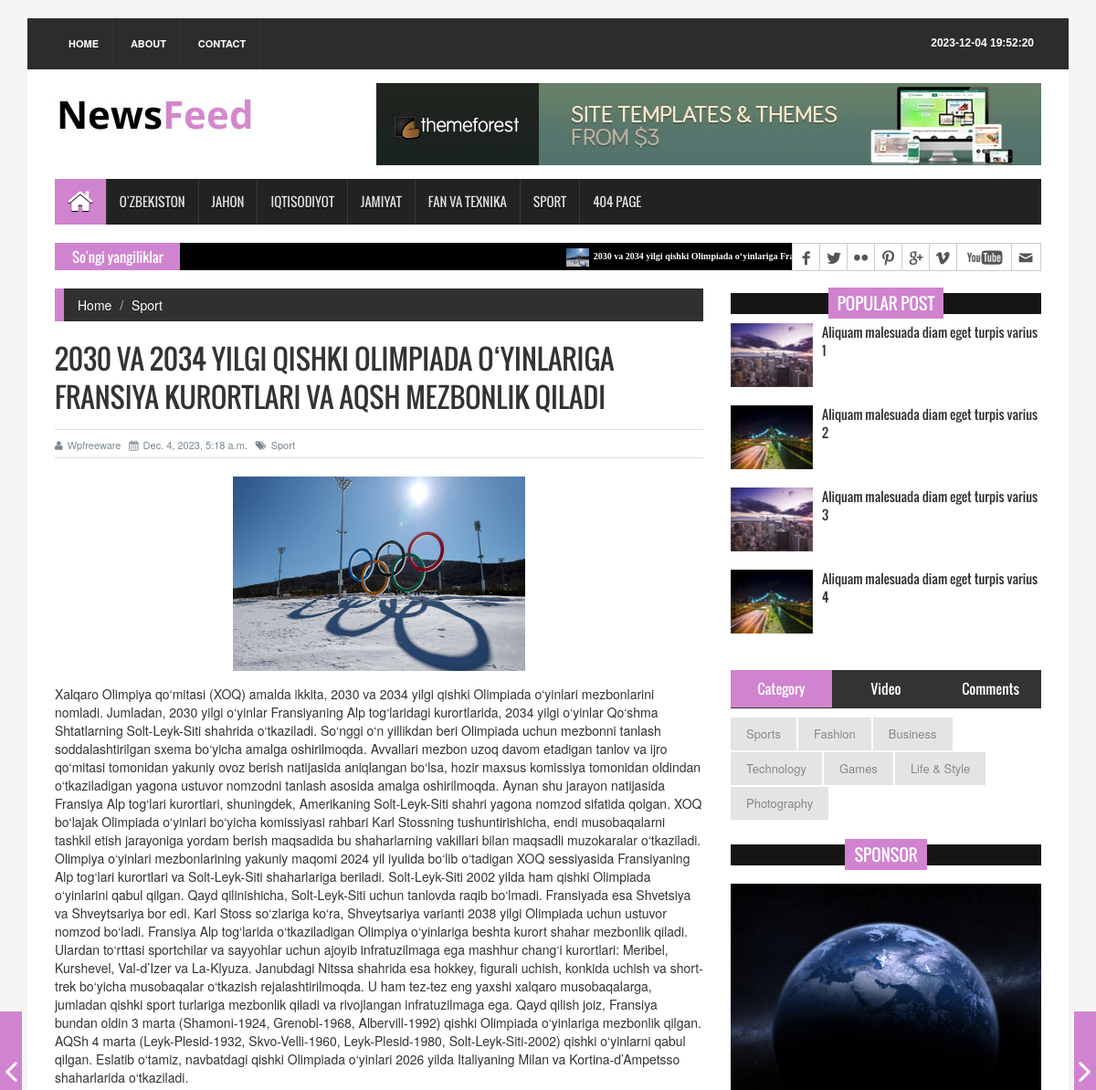
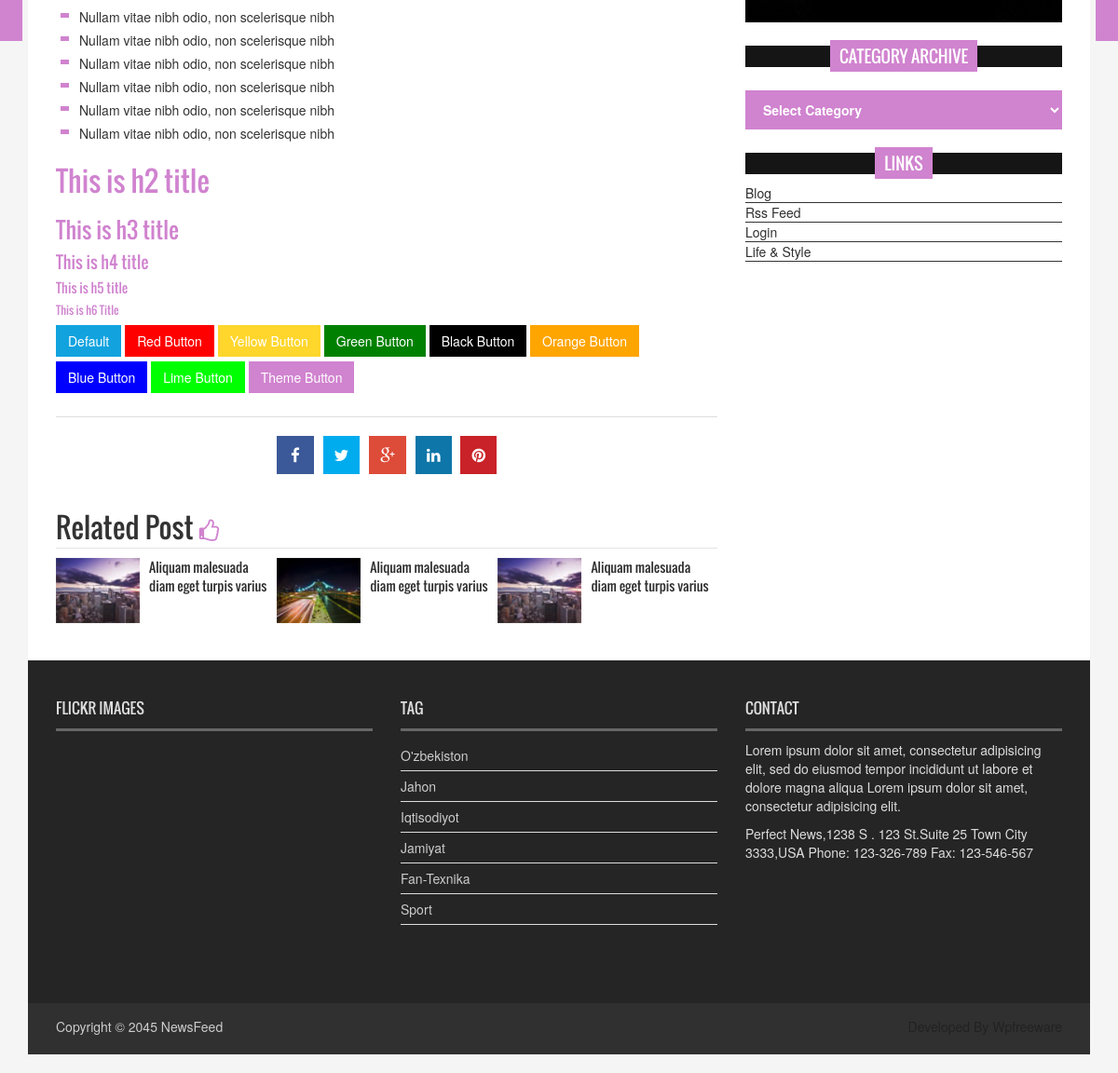
Screenshot of /2030-va-2034-yilgi-qishki-olimpiada-oyinlariga-fransiya-kurortlari-va-aqsh-mezbonlik-qiladi/ with the database file from the repository (2 pictures, top to bottom).
### news_app/models.py (models this page shows, shortened)
class News(models.Model):
    class Status(models.TextChoices):
        Draft = "DF", "Draft"
        Published = "PB", "Published"
    title = models.CharField(max_length=250)
    slug = models.SlugField(max_length=250)
    body = models.TextField()
    image = models.ImageField(upload_to='news/images')
    category = models.ForeignKey(Category, on_delete=models.CASCADE)
    published_time = models.DateTimeField(default=timezone.now)
    created_time = models.DateTimeField(auto_now_add=True)
    updated_time = models.DateTimeField(auto_now=True)
    status = models.CharField(max_length=2, choices=Status.choices,
                              default=Status.Draft)
    objects = models.Manager()
    published = PubManager()
    class Meta:
        ordering = ['-published_time']

class Category(models.Model):
    name = models.CharField(max_length=150)
    def __str__(self):
        return self.name

### news_app/views.py (the view)
# urls.py: path("<slug:news>/", news_detail, name="news_detail_page"),
def news_detail(request, news):
    news = get_object_or_404(News, slug=news, status=News.Status.Published)
    context = {
        "news": news,
    }
    return render(request, 'news/single_page.html', context)

### news_app/context_processor.py (called while the page is built)
def latest_news(request):
    latest_news = News.published.all().order_by('-published_time')
    categories = Category.objects.all()
    context = {
        'latest_news': latest_news,
        'categories': categories
    }
    return context

### news_app/models.py (called while the page is built)
    def get_queryset(self):
        return super().get_queryset().filter(status=News.Status.Published)

### templates/news/single_page.html (shortened to what this page needs)
{% extends "news/base.html" %}
{% load static %}
{% block content %}
  <section id="contentSection">
    <div class="row">
      <div class="col-lg-8 col-md-8 col-sm-8">
        <div class="left_content">
          <div class="single_page">
            <ol class="breadcrumb">
              <li><a href="{% url "home_page" %}">Home</a></li>
              <li><a href="#">{{news.category}}</a></li>
            </ol>
            <h1>{{news.title}}</h1>
            <div class="post_commentbox"> <a href="#"><i class="fa fa-user"></i>Wpfreeware</a> <span><i class="fa fa-calendar"></i>{{news.published_time}}</span> <a href="#"><i class="fa fa-tags"></i>{{news.category}}</a> </div>
            <div class="single_page_content"> <img class="img-center " src="{{news.image.url}}" alt="">
              <p>{{news.body}}</p>
              <ul>
                <li>Nullam vitae nibh odio, non scelerisque nibh</li>
                <li>Nullam vitae nibh odio, non scelerisque nibh</li>
                <li>Nullam vitae nibh odio, non scelerisque nibh</li>
                <li>Nullam vitae nibh odio, non scelerisque nibh</li>
                <li>Nullam vitae nibh odio, non scelerisque nibh</li>
                <li>Nullam vitae nibh odio, non scelerisque nibh</li>
              </ul>
              <h2>This is h2 title</h2>
              <h3>This is h3 title</h3>
              <h4>This is h4 title</h4>
              <h5>This is h5 title</h5>
              <h6>This is h6 Title</h6>
              <button class="btn default-btn">Default</button>
              <button class="btn btn-red">Red Button</button>
              <button class="btn btn-yellow">Yellow Button</button>
              <button class="btn btn-green">Green Button</button>
              <button class="btn btn-black">Black Button</button>
              <button class="btn btn-orange">Orange Button</button>
              <button class="btn btn-blue">Blue Button</button>
              <button class="btn btn-lime">Lime Button</button>
              <button class="btn btn-theme">Theme Button</button>
            </div>
            <div class="social_link">
              <ul class="sociallink_nav">
                <li><a href="#"><i class="fa fa-facebook"></i></a></li>
                <li><a href="#"><i class="fa fa-twitter"></i></a></li>
                <li><a href="#"><i class="fa fa-google-plus"></i></a></li>
                <li><a href="#"><i class="fa fa-linkedin"></i></a></li>
                <li><a href="#"><i class="fa fa-pinterest"></i></a></li>
              </ul>
            </div>
            <div class="related_post">
              <h2>Related Post <i class="fa fa-thumbs-o-up"></i></h2>
              <ul class="spost_nav wow fadeInDown animated">
                <li>
                  <div class="media"> <a class="media-left" href="single_page.html"> <img src="../{% static "images/post_img1.jpg" %}" alt=""> </a>
                    <div class="media-body"> <a class="catg_title" href="single_page.html"> Aliquam malesuada diam eget turpis varius</a> </div>
                  </div>
                </li>
                <li>
                  <div class="media"> <a class="media-left" href="single_page.html"> <img src="../{% static "images/post_img2.jpg" %}" alt=""> </a>
                    <div class="media-body"> <a class="catg_title" href="single_page.html"> Aliquam malesuada diam eget turpis varius</a> </div>
                  </div>
                </li>
                <li>
                  <div class="media"> <a class="media-left" href="single_page.html"> <img src="../{% static "images/post_img1.jpg" %}" alt=""> </a>
                    <div class="media-body"> <a class="catg_title" href="single_page.html"> Aliquam malesuada diam eget turpis varius</a> </div>
                  </div>
                </li>
              </ul>
            </div>
          </div>
        </div>
      </div>
      <nav class="nav-slit"> <a class="prev" href="#"> <span class="icon-wrap"><i class="fa fa-angle-left"></i></span>
        </a> <a class="next" href="#"> <span class="icon-wrap"><i class="fa fa-angle-right"></i></span>
        </a> </nav>
      <div class="col-lg-4 col-md-4 col-sm-4">
        <aside class="right_content">
          <div class="single_sidebar">
            <h2><span>Popular Post</span></h2>
            <ul class="spost_nav">
              <li>
                <div class="media wow fadeInDown"> <a href="single_page.html" class="media-left"> <img alt="" src="../{% static "images/post_img1.jpg" %}"> </a>
                  <div class="media-body"> <a href="single_page.html" class="catg_title"> Aliquam malesuada diam eget turpis varius 1</a> </div>
                </div>
              </li>
              <li>
                <div class="media wow fadeInDown"> <a href="single_page.html" class="media-left"> <img alt="" src="../{% static "images/post_img2.jpg" %}"> </a>
                  <div class="media-body"> <a href="single_page.html" class="catg_title"> Aliquam malesuada diam eget turpis varius 2</a> </div>
                </div>
              </li>
              <li>
                <div class="media wow fadeInDown"> <a href="single_page.html" class="media-left"> <img alt="" src="../{% static "images/post_img1.jpg" %}"> </a>
                  <div class="media-body"> <a href="single_page.html" class="catg_title"> Aliquam malesuada diam eget turpis varius 3</a> </div>
                </div>
              </li>
              <li>
                <div class="media wow fadeInDown"> <a href="single_page.html" class="media-left"> <img alt="" src="../{% static "images/post_img2.jpg" %}"> </a>
                  <div class="media-body"> <a href="single_page.html" class="catg_title"> Aliquam malesuada diam eget turpis varius 4</a> </div>
                </div>
              </li>
            </ul>
          </div>
          <div class="single_sidebar">
            <ul class="nav nav-tabs" role="tablist">
              <li role="presentation" class="active"><a href="#category" aria-controls="home" role="tab" data-toggle="tab">Category</a></li>
              <li role="presentation"><a href="#video" aria-controls="profile" role="tab" data-toggle="tab">Video</a></li>
              <li role="presentation"><a href="#comments" aria-controls="messages" role="tab" data-toggle="tab">Comments</a></li>
            </ul>
            <div class="tab-content">
              <div role="tabpanel" class="tab-pane active" id="category">
                <ul>
                  <li class="cat-item"><a href="#">Sports</a></li>
                  <li class="cat-item"><a href="#">Fashion</a></li>
                  <li class="cat-item"><a href="#">Business</a></li>
                  <li class="cat-item"><a href="#">Technology</a></li>
                  <li class="cat-item"><a href="#">Games</a></li>
                  <li class="cat-item"><a href="#">Life &amp; Style</a></li>
                  <li class="cat-item"><a href="#">Photography</a></li>
                </ul>
              </div>
            </div>
          </div>
          <div class="single_sidebar wow fadeInDown">
            <h2><span>Sponsor</span></h2>
            <a class="sideAdd" href="#"><img src="{% static "images/add_img.jpg" %}" alt=""></a> </div>
          <div class="single_sidebar wow fadeInDown">
            <h2><span>Category Archive</span></h2>
            <select class="catgArchive">
              <option>Select Category</option>
            </select>
          </div>
          <div class="single_sidebar wow fadeInDown">
            <h2><span>Links</span></h2>
            <ul>
              <li><a href="#">Blog</a></li>
              <li><a href="#">Rss Feed</a></li>
              <li><a href="#">Login</a></li>
              <li><a href="#">Life &amp; Style</a></li>
            </ul>
          </div>
        </aside>
      </div>
    </div>
  </section>
  {% endblock content %}

### templates/news/base.html (shortened to what this page needs)
{% load static %}
<!DOCTYPE html>
<html>
<head>
<link rel="stylesheet" type="text/css" href="{% static 'css/bootstrap.min.css' %}">
<link rel="stylesheet" type="text/css" href="{% static 'css/font-awesome.min.css' %}">
<link rel="stylesheet" type="text/css" href="{% static 'css/animate.css' %}">
<link rel="stylesheet" type="text/css" href="{% static 'css/font.css' %}">
<link rel="stylesheet" type="text/css" href="{% static 'css/li-scroller.css' %}">
<link rel="stylesheet" type="text/css" href="{% static 'css/slick.css' %}">
<link rel="stylesheet" type="text/css" href="{% static 'css/jquery.fancybox.css' %}">
<link rel="stylesheet" type="text/css" href="{% static 'css/theme.css' %}">
<link rel="stylesheet" type="text/css" href="{% static 'css/style.css' %}">
</head>
<body>
<div class="container">
  <header id="header">
    <div class="row">
      <div class="col-lg-12 col-md-12 col-sm-12">
        <div class="header_top">
          <div class="header_top_left">
            <ul class="top_nav">
              <li><a href="{% url 'home_page'%}">Home</a></li>
              <li><a href="{% url 'about_page'%}">About</a></li>
              <li><a href="{% url 'contact_page'%}">Contact</a></li>
            </ul>
          </div>
          <div class="header_top_right">
            <p>{% now "Y-m-d H:i:s" %}</p>
          </div>
        </div>
      </div>
      <div class="col-lg-12 col-md-12 col-sm-12">
        <div class="header_bottom">
          <div class="logo_area"><a href="{% url "home_page" %}" class="logo"><img src="{% static "images/logo.jpg" %}" alt=""></a></div>
          <div class="add_banner"><a href="#"><img src="{% static "images/addbanner_728x90_V1.jpg" %}" alt=""></a></div>
        </div>
      </div>
    </div>
  </header>
  <section id="navArea">
    <nav class="navbar navbar-inverse" role="navigation">
      <div id="navbar" class="navbar-collapse collapse">
        <ul class="nav navbar-nav main_nav">
          <li class="active"><a href="{% url "home_page" %}"><span class="fa fa-home desktop-home"></span><span class="mobile-show">Home</span></a></li>
          <li><a href="{% url "local_page" %}">O'zbekiston</a></li>
          <li><a href="{% url "foreign_page" %}">Jahon</a></li>
          <li><a href="{% url "economy_page" %}">Iqtisodiyot</a></li>
          <li><a href="{% url "society_page" %}">Jamiyat</a></li>
          <li><a href="{% url "technology_page" %}">Fan va Texnika</a></li>
          <li><a href="{% url "sport_page" %}">Sport</a></li>
          <li><a href="{% url "404_page"%}">404 Page</a></li>
        </ul>
      </div>
    </nav>
  </section>
  <section id="newsSection">
    <div class="row">
      <div class="col-lg-12 col-md-12">
        <div class="latest_newsarea"> <span>So'ngi yangiliklar</span>
          <ul id="ticker01" class="news_sticker">
            {% for news in latest_news %}
            <li><a href="{% url "news_detail_page" news.pk %}"><img src="{{news.image.url}}" alt="">{{news.title}}</a></li>
            {% endfor %}
          </ul>
          <div class="social_area">
            <ul class="social_nav">
              <li class="facebook"><a href="#"></a></li>
              <li class="twitter"><a href="#"></a></li>
              <li class="flickr"><a href="#"></a></li>
              <li class="pinterest"><a href="#"></a></li>
              <li class="googleplus"><a href="#"></a></li>
              <li class="vimeo"><a href="#"></a></li>
              <li class="youtube"><a href="#"></a></li>
              <li class="mail"><a href="#"></a></li>
            </ul>
          </div>
        </div>
      </div>
    </div>
  </section>
 {% block content %}
 {% endblock  %}
  <footer id="footer">
    <div class="footer_top">
      <div class="row">
        <div class="col-lg-4 col-md-4 col-sm-4">
          <div class="footer_widget wow fadeInLeftBig">
            <h2>Flickr Images</h2>
          </div>
        </div>
        <div class="col-lg-4 col-md-4 col-sm-4">
          <div class="footer_widget wow fadeInDown">
            <h2>Tag</h2>
            <ul class="tag_nav">
              {% for category in categories  %}
              <li><a href="#">{{category.name}}</a></li>
              {% endfor %}
            </ul>
          </div>
        </div>
        <div class="col-lg-4 col-md-4 col-sm-4">
          <div class="footer_widget wow fadeInRightBig">
            <h2>Contact</h2>
            <p>Lorem ipsum dolor sit amet, consectetur adipisicing elit, sed do eiusmod tempor incididunt ut labore et dolore magna aliqua Lorem ipsum dolor sit amet, consectetur adipisicing elit.</p>
            <address>
            Perfect News,1238 S . 123 St.Suite 25 Town City 3333,USA Phone: 123-326-789 Fax: 123-546-567
            </address>
          </div>
        </div>
      </div>
    </div>
    <div class="footer_bottom">
      <p class="copyright">Copyright &copy; 2045 <a href="index.html">NewsFeed</a></p>
      <p class="developer">Developed By Wpfreeware</p>
    </div>
  </footer>
</div>
</body>
</html>

### static/css/li-scroller.css (style rules this page uses)
ul.newsticker { position:relative; left:750px; font:bold 10px Verdana; list-style-type:none; margin:0; padding:0 }
ul.newsticker li { float:left; margin:0; padding:0 }
ul.newsticker a { white-space:nowrap; padding:0; color:#fff; margin:0 50px 0 0 }
ul.newsticker a > img { height:20px; margin-right:5px; width:25px }

### static/css/theme.css (style rules this page uses)
.navbar-inverse .navbar-nav > .active > a, .navbar-inverse .navbar-nav > .active > a:hover, .navbar-inverse .navbar-nav > .active > a:focus { background-color:#d083cf }
.latest_newsarea span { background:none repeat scroll 0 0 #d083cf }
.single_sidebar > h2 span { background:none repeat scroll 0 0 #d083cf }
.nav-tabs > li.active > a, .nav-tabs > li.active > a:hover, .nav-tabs > li.active > a:focus { background-color:#d083cf }
.breadcrumb { border-left:10px solid #d083cf }
.single_page_content ul li:before { background-color:#d083cf }
.single_page_content h2, .single_page_content h3, .single_page_content h4, .single_page_content h5, .single_page_content h6 { color:#d083cf }
.nav-slit .icon-wrap { background-color:#d083cf }
.catgArchive { background-color:#d083cf }
.related_post > h2 i { color:#d083cf }

### rows the page displays
News: image (picture), title "2030 va 2034 yilgi qishki Olimpiada o‘yinlariga Fransiya kurortlari va AQSh mezbonlik qiladi", category "Sport", title "2030 VA 2034 YILGI QISHKI OLIMPIADA O‘YINLARIGA FRANSIYA KURORTLARI VA AQSH MEZBONLIK QILADI", published_time "Dec. 4, 2023, 5:18 a.m.", body "Xalqaro Olimpiya qo‘mitasi (XOQ) amalda ikkita, 2030 va 2034 yilgi qishki Olimpiada o‘yinlari mezbonlarini nomladi. Jumladan, 2030 yilgi o‘yinlar Fransiyaning Alp tog‘laridagi kurortlarida, 2034 yilgi o‘yinlar Qo‘shma Shtatlarning Solt-Leyk-Siti shahrida o‘tkaziladi. So‘nggi o‘n yillikdan beri Olimpiada uchun mezbonni tanlash soddalashtirilgan sxema bo‘yicha amalga oshirilmoqda. Avvallari mezbon uzoq davom etadigan tanlov va ijro qo‘mitasi tomonidan yakuniy ovoz berish natijasida aniqlangan bo‘lsa, hozir maxsus komissiya tomonidan oldindan o‘tkaziladigan yagona ustuvor nomzodni tanlash asosida amalga oshirilmoqda. Aynan shu jarayon natijasida Fransiya Alp tog‘lari kurortlari, shuningdek,…"
Category: name "O'zbekiston"
Category: name "Jahon"
Category: name "Iqtisodiyot"
Category: name "Jamiyat"
Category: name "Fan-Texnika"
Category: name "Sport"
